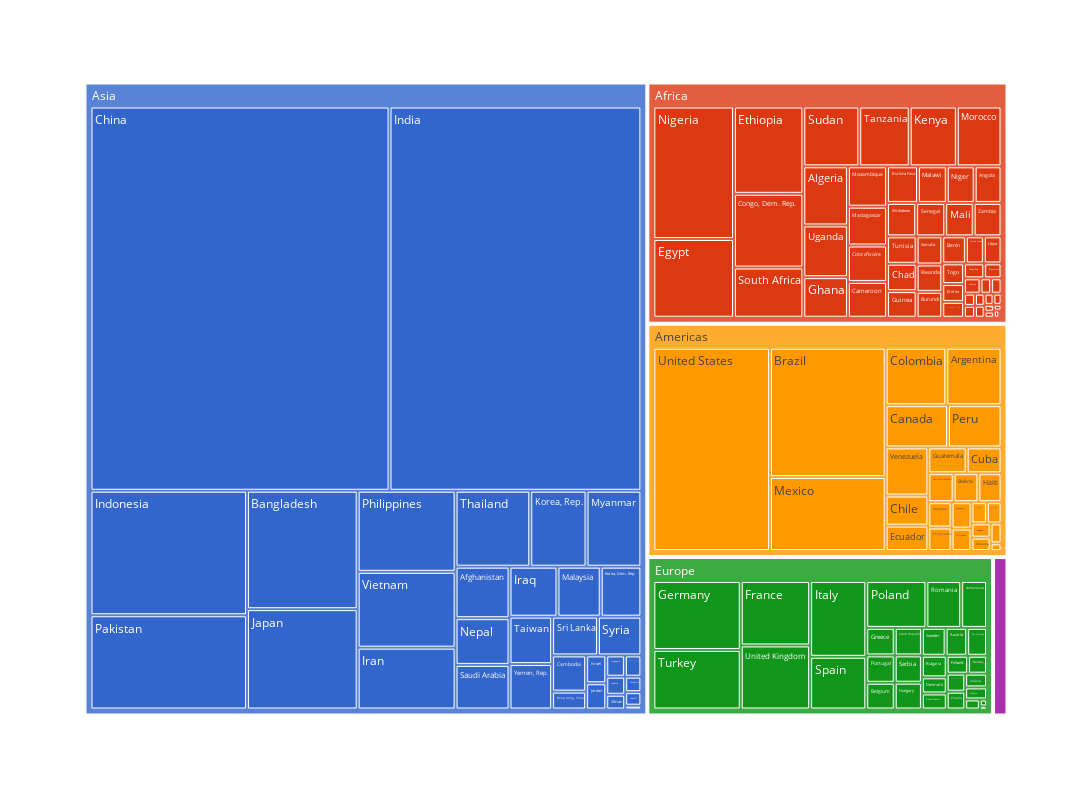

Write notebook code for a chart like this one.
### Markdown cell above
Побудова деревовидної діаграми

кількість населення по континентах на 2007 рік

### Code cell
def show_population_treemap(df: pd.DataFrame, year: int):
    data = df.query('year == @year') \
             .groupby(['continent', 'country']) \
             .aggregate(sum_pop=('pop', 'sum')) \
             .reset_index()
         
    fig = px.treemap(data, path=['continent', 'country'], values='sum_pop', color_discrete_sequence=px.colors.qualitative.G10)
    fig.update_layout(width=1600, height=800)
    fig.show()
    

show_population_treemap(df, 2007)

### Figure 1 — Plotly figure (JSON) as saved in the notebook; plotly's stock layout.template omitted (floating-point values rounded to 4 significant figures; data arrays with more than 128 entries replaced by an {"elided": "..."} marker saying what was removed)
{"data": [{"branchvalues": "total", "domain": {"x": [0, 1], "y": [0, 1]}, "hovertemplate": "labels=%{label}<br>sum_pop=%{value}<br>parent=%{parent}<br>id=%{id}<extra></extra>", "ids": {"elided": "147 str values"}, "labels": {"elided": "147 str values"}, "name": "", "parents": {"elided": "147 str values"}, "type": "treemap", "values": {"elided": "147 int values"}}], "layout": {"height": 800, "legend": {"tracegroupgap": 0}, "margin": {"t": 60}, "treemapcolorway": ["#3366CC", "#DC3912", "#FF9900", "#109618", "#990099", "#0099C6", "#DD4477", "#66AA00", "#B82E2E", "#316395"], "width": 1600}}
